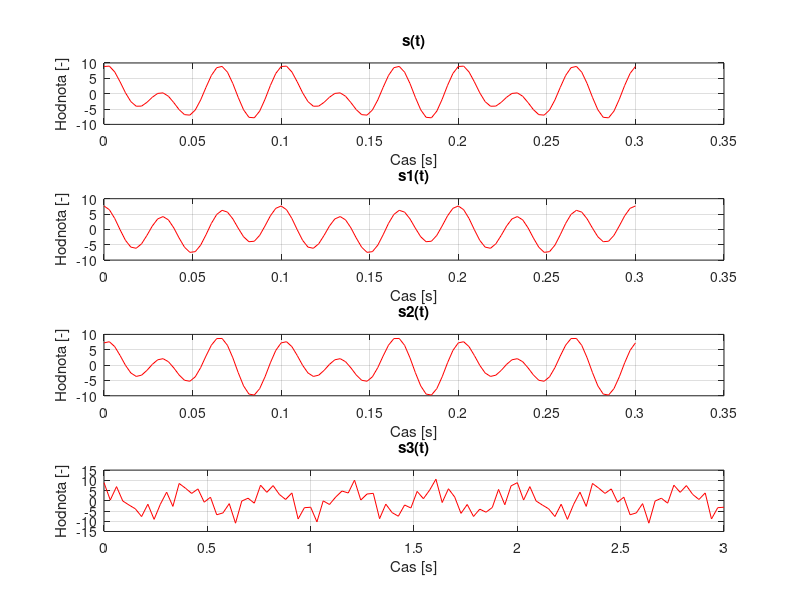

Source code (MATLAB):
t = linspace(0, 0.3, 100);
s= 2*cos(20*pi*t + 0.2*pi) + 4*cos(40*pi*t - 0.4*pi) + 6*cos(60*pi*t);
s1=2*cos(20*pi*t + 0.2*pi) + 6*cos(60*pi*t);
s2=4*cos(40*pi*t - 0.4*pi) + 6*cos(60*pi*t);
subplot(4,1,1)
plot(t,s,"red")
grid on
xlabel('Cas [s]')
ylabel('Hodnota [-]')
title('s(t)');

subplot(4,1,2)
plot(t,s1,"red")
grid on
xlabel('Cas [s]')
ylabel('Hodnota [-]')
title('s1(t)');

subplot(4,1,3)
plot(t,s2,"red")
grid on
xlabel('Cas [s]')
ylabel('Hodnota [-]')
title('s2(t)');

t = linspace(0, 3, 100);
s3=2*cos(20*pi*t + 0.2*pi) + 4*cos(40*pi*t - 0.4*pi) + 6*cos(61*pi*t);
subplot(4,1,4)
plot(t,s3,"red")
grid on
xlabel('Cas [s]')
ylabel('Hodnota [-]')
title('s3(t)');